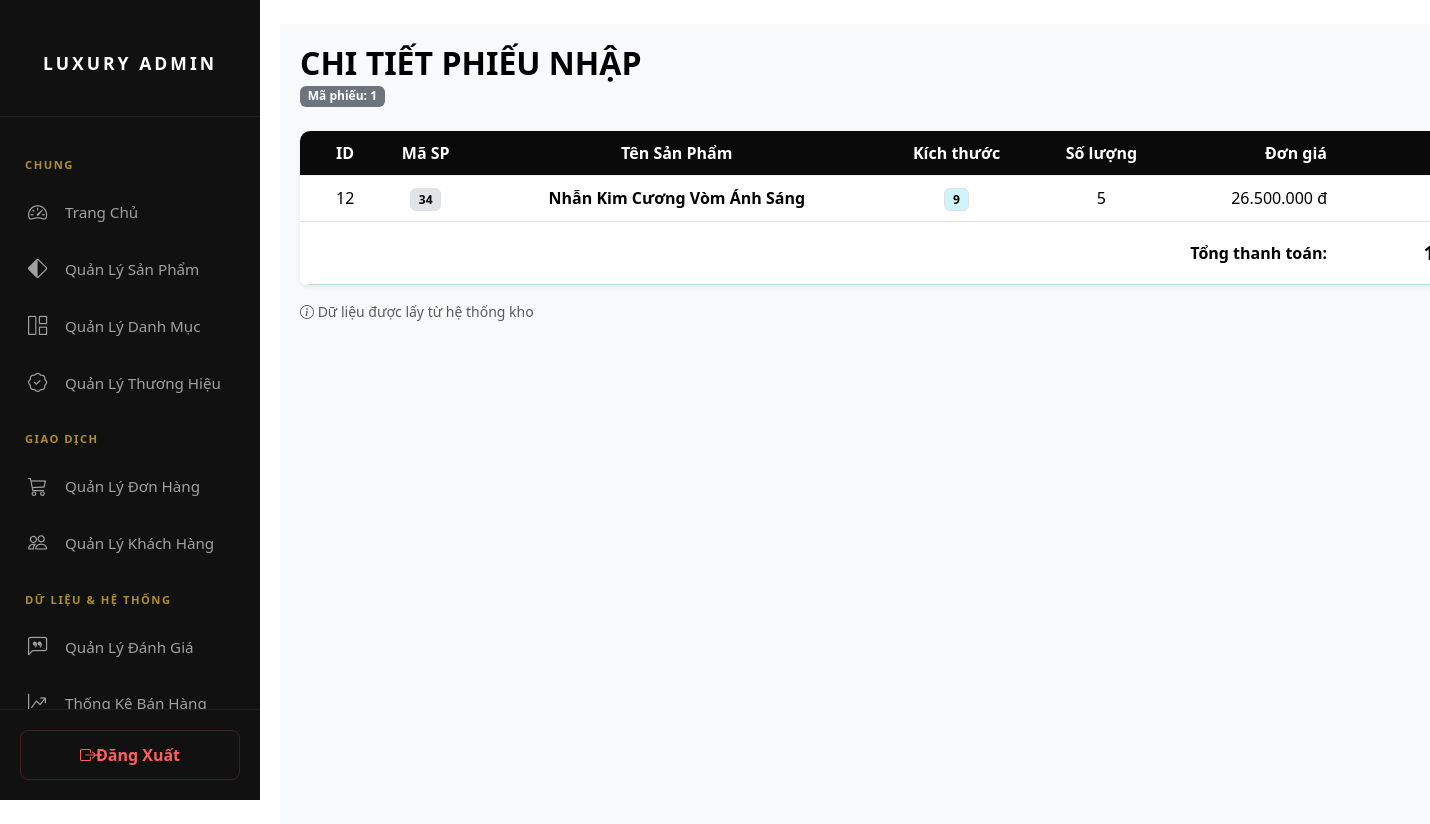
Page /admin/chi_tiet.php?id=1 on the committed database.
### tables this page shows
CREATE TABLE `chitietphieunhap` (
  `id` int(11) NOT NULL,
  `phieu_nhap_id` int(11) NOT NULL,
  `idsp` int(11) NOT NULL,
  `tensp` varchar(255) NOT NULL,
  `kich_thuoc` varchar(50) DEFAULT NULL,
  `so_luong` int(11) NOT NULL,
  `don_gia` decimal(15,2) NOT NULL,
  `tong_gia_tri` decimal(15,2) NOT NULL
);

### admin/chi_tiet.php (the view, shortened to what this page needs)
<?php
include '../php/config.php';
$phieu_nhap_id = isset($_GET['id']) ? (int)$_GET['id'] : 0;
$sql = "SELECT id, phieu_nhap_id, idsp, tensp, so_luong, don_gia, tong_gia_tri, kich_thuoc
        FROM chitietphieunhap
        WHERE phieu_nhap_id = $phieu_nhap_id";
$result = $conn->query($sql);
?>
<!DOCTYPE html>
<html lang="vi">
<head>
    <link href="https://cdn.jsdelivr.net/npm/bootstrap@5.3.0/dist/css/bootstrap.min.css" rel="stylesheet">
    <link rel="stylesheet" href="https://cdn.jsdelivr.net/npm/bootstrap-icons@1.11.1/font/bootstrap-icons.css">
    <link rel="stylesheet" href="../assets/css/ctpn.css">
</head>
<body>
<?php include 'header.php'; ?>
<div class="container main-content mt-4">
    <div class="d-flex justify-content-between align-items-end mb-4">
        <div>
            <h2 class="fw-bold mb-0">CHI TIẾT PHIẾU NHẬP</h2>
            <span class="badge bg-secondary">Mã phiếu: <?= $phieu_nhap_id ?></span>
        </div>
    </div>
    <div class="card shadow-sm border-0">
        <div class="table-responsive">
            <table class="table table-hover align-middle mb-0">
                <thead class="table-secondary text-center">
                <tr>
                    <th class="ps-4">ID</th>
                    <th>Mã SP</th>
                    <th>Tên Sản Phẩm</th>
                    <th>Kích thước</th>
                    <th>Số lượng</th>
                    <th class="text-end">Đơn giá</th>
                    <th class="text-end pe-4">Thành tiền</th>
                </tr>
                </thead>
                <tbody>
                <?php
                if ($result && $result->num_rows > 0) {
                    $grand_total = 0;
                    while ($row = $result->fetch_assoc()) {
                        $grand_total += $row['tong_gia_tri'];
                        echo "<tr class='text-center'>";
                        echo "<td class='ps-4'>{$row['id']}</td>";
                        echo "<td>
                                <span class='badge bg-secondary-subtle text-secondary border'>
                                    {$row['idsp']}
                                </span>
                              </td>";
                        echo "<td class='fw-bold'>" . htmlspecialchars($row['tensp']) . "</td>";
                        echo "<td>
                                <span class='badge bg-info-subtle text-dark border'>
                                    " . htmlspecialchars($row['kich_thuoc']) . "
                                </span>
                              </td>";
                        echo "<td>{$row['so_luong']}</td>";
                        echo "<td class='text-end'>" . number_format($row['don_gia'], 0, ',', '.') . " đ</td>";
                        echo "<td class='text-end pe-4 fw-bold'>" . number_format($row['tong_gia_tri'], 0, ',', '.') . " đ</td>";
                        echo "</tr>";
                    }
                    echo "<tr class='table-info'>";
                    echo "<td colspan='6' class='text-end fw-bold py-3'>Tổng thanh toán:</td>";
                    echo "<td class='text-end pe-4 fw-bold text-danger py-3 fs-5'>" . number_format($grand_total, 0, ',', '.') . " đ</td>";
                    echo "</tr>";
                }
                ?>
                </tbody>
            </table>
        </div>
    </div>
    <div class="mt-3 text-muted small">
        <i class="bi bi-info-circle"></i>
        Dữ liệu được lấy từ hệ thống kho
    </div>
</div>
</body>
</html>

### css/ctpn.css (style rules this page uses)
:root { --bg: #0b0f19; --card: #111827; --gold: #ffffff; --border: rgba(212, 175, 55, 0.15); }
* { margin: 0; padding: 0; box-sizing: border-box; }
body { background-color: var(--bg-body); font-family: 'Segoe UI', Tahoma, Geneva, Verdana, sans-serif; color: var(--text-main); }
.main-content { margin-left: 260px; padding: 20px; }
h2 { color: var(--gold); }
.card { background: var(--card); border: 1px solid var(--border); border-radius: 12px; }
.table { background: #fff; border-radius: 10px; overflow: hidden; width: 100%; }
.table thead th { background: #0a0a0a; color: var(--gold) !important; font-weight: 600; text-align: center; border-bottom: 1px solid var(--border); padding: 10px; }
.table tbody td { background: #ffffff; color: #000 !important; text-align: center; padding: 10px; }
.table tbody td * { color: #000 !important; }

### css/header.css (style rules this page uses)
:root { --bg-dark: #121212; --bg-sidebar: #1a1a1a; --gold-primary: #d4af37; --gold-light: #f4e0af; --text-gray: #a0a0a0; --transition: all 0.3s cubic-bezier(0.4, 0, 0.2, 1); }
* { margin: 0; padding: 0; box-sizing: border-box; }
body { background-color: var(--bg-body); font-family: 'Segoe UI', Tahoma, Geneva, Verdana, sans-serif; color: var(--text-main); }
.main-content { margin-left: 280px; padding: 20px; min-height: 100vh; background-color: #f8f9fa; flex: 1; }

### rows in the picture
chitietphieunhap: id "12", idsp "34", tensp "Nhẫn Kim Cương Vòm Ánh Sáng", kich_thuoc "9", so_luong "5", don_gia "26.500.000"

### other values in the picture
$phieu_nhap_id "1"
